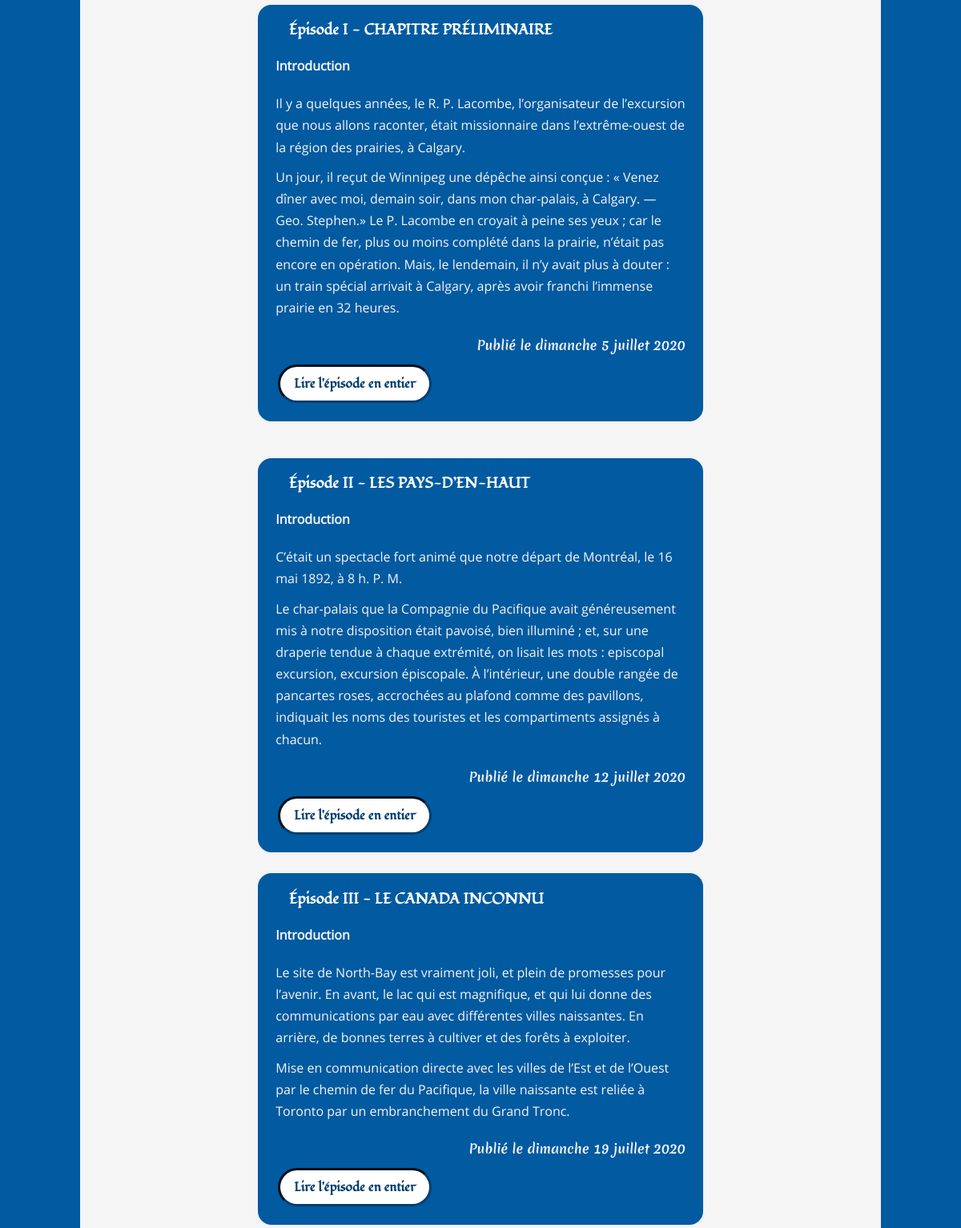
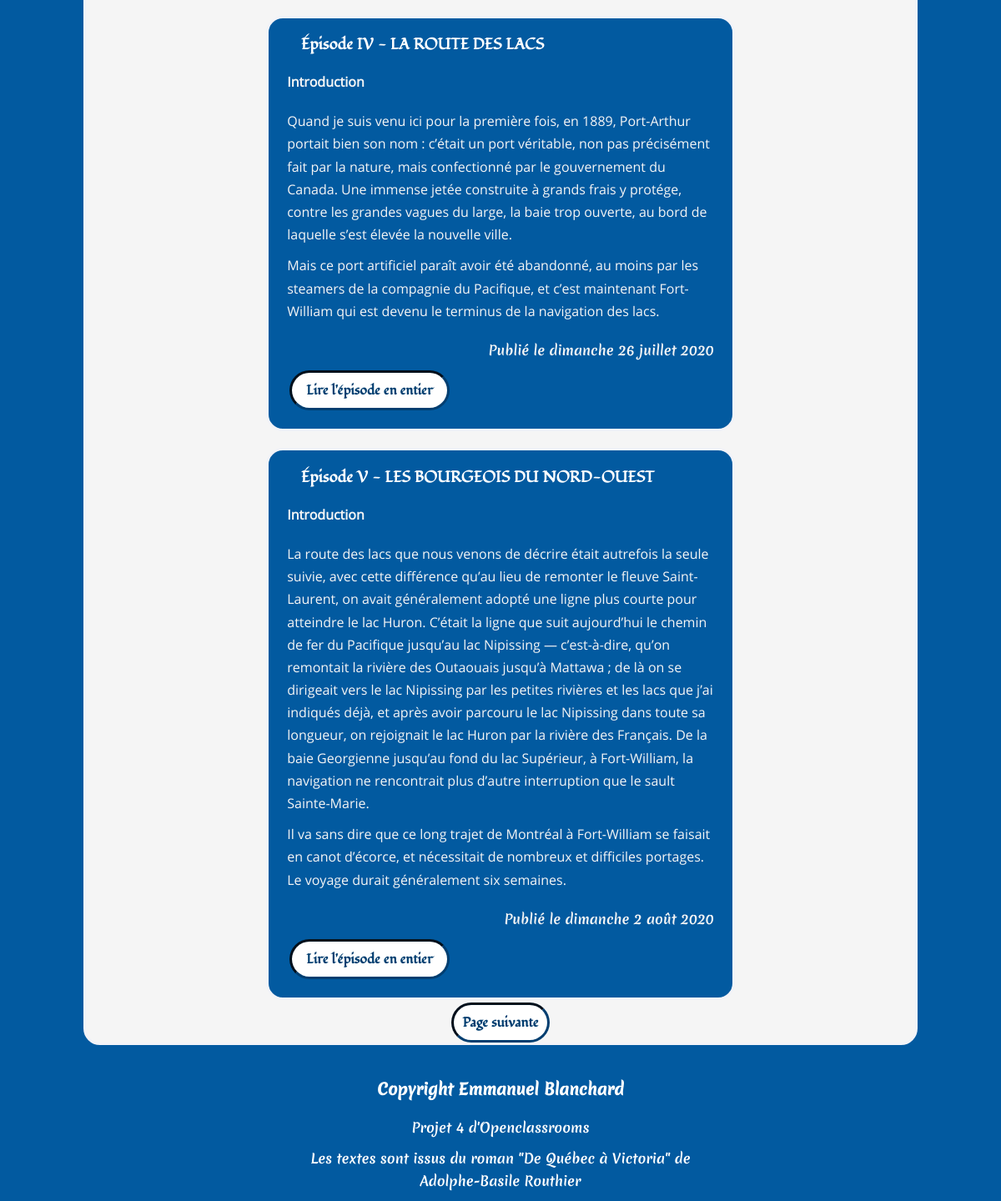
/index.php?action=listOfPosts (lower part), run on an earlier commit of the app's database (2 pictures, top to bottom).
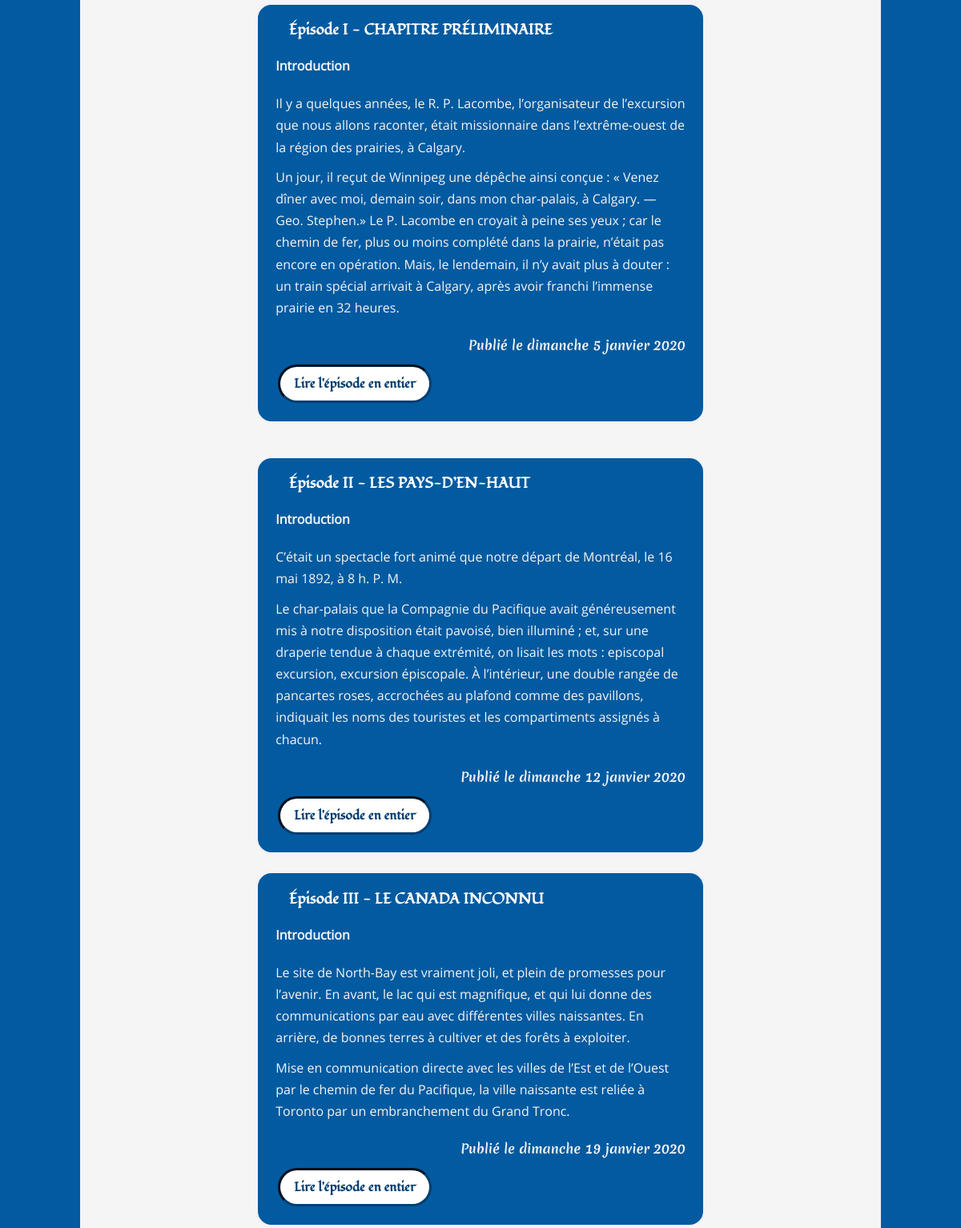
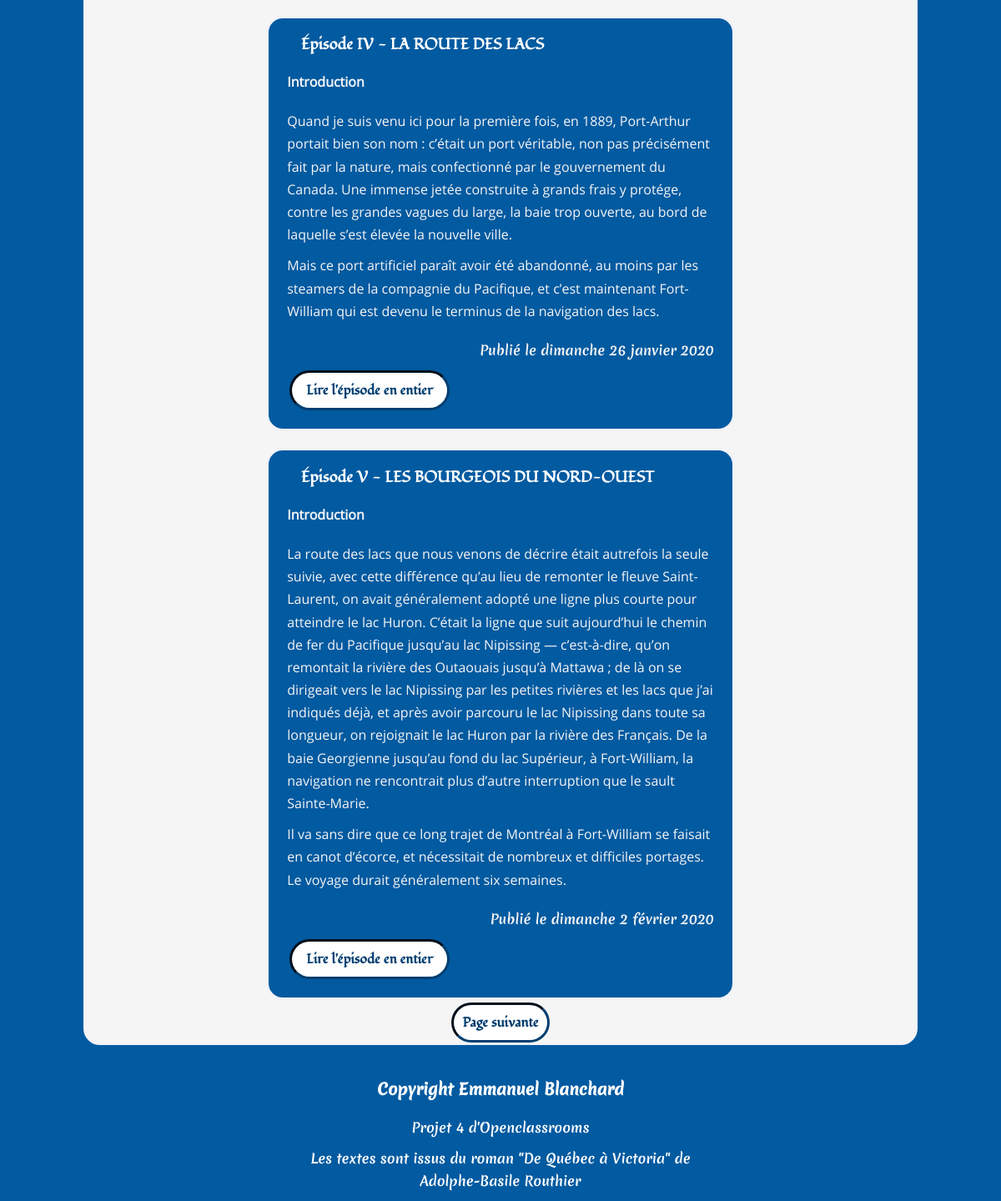
And on a later commit of the database (2 pictures, top to bottom).
### tables this page shows
CREATE TABLE IF NOT EXISTS `Posts` (
  `id` int(11) NOT NULL AUTO_INCREMENT,
  `chapter` SMALLINT(1) UNSIGNED NOT NULL,
  `title` varchar(255) NOT NULL,
  `introduction` text NOT NULL,
  `content` text NOT NULL,
  `author` varchar(255) NOT NULL,
  `post_date` datetime NOT NULL,
  PRIMARY KEY (`id`)
);

### src/View/View.php (called while the page is built, shortened)
<?php
class View
{
    public function render(array $data, string $origin): void
    {
        require_once "..\\templates\\${origin}\\${data['template']}.html.php";
        $content = ob_get_clean();
        require_once "..\\templates\\${origin}\\layout.html.php";
    }
}

### src/Controller/Frontoffice/PostController.php (called while the page is built, shortened)
<?php
class PostController
{
    private PostManager $postManager;
    private View $view;
    public function __construct(PostManager $postManager, CommentManager $commentManager, View $view)
    {
        $this->postManager = $postManager;
        $this->view = $view;
    }
    public function displayListOfPosts($currentPage): void
    {
        $nbPostsPerPage = 5;
        $nbTotalPosts = $this->postManager->getNbPosts();
        $nbTotalPages = ceil($nbTotalPosts / $nbPostsPerPage);
        $previousPage = $currentPage<=1 ? null : ($currentPage-1);
        $nextPage = $currentPage>=$nbTotalPages ? null : ($currentPage+1);
        $dataAllPostsPagination = $this->postManager->getListPostsPagination($currentPage, $nbPostsPerPage);
        $this->view->render(['template' => 'listofposts', 'allpostspagination' => $dataAllPostsPagination, 'previouspage' => $previousPage, 'nextpage'=> $nextPage], 'frontoffice');
    }
}

### public/index.php (called while the page is built, shortened)
<?php
$router = new Router();
$router->run();

### src/Model/PostManager.php (called while the page is built, shortened)
<?php
class PostManager
{
    private $database;
    public function __construct(Database $database)
    {
        $this->database = $database->getPdo();
    }
    public function getListPostsPagination(int $currentPage, int $nbPostsPerPage): ?array
    {
        $firstPostPage=($currentPage-1)*$nbPostsPerPage;
        $request = $this->database->prepare('SET lc_time_names = \'fr_FR\';');
        $request->execute();
        $request = $this->database->prepare('SELECT id, title, introduction, CONCAT_WS(\' \', \'le\', DAYNAME(post_date), DAY(post_date), MONTHNAME(post_date), YEAR(post_date)) AS post_date_fr FROM posts ORDER BY post_date ASC LIMIT :firstPostPage, :nbPostsPerPage');
        $request->bindValue(':firstPostPage', $firstPostPage, \PDO::PARAM_INT);
        $request->bindValue(':nbPostsPerPage', $nbPostsPerPage, \PDO::PARAM_INT);
        $request->execute();
        return $request->fetchAll();
    }
}

### src/Service/Database.php (called while the page is built, shortened)
<?php
class Database
{
    private $database;
    public function __construct()
    {
        $this->database = new \PDO('mysql:host=localhost;dbname=openclassrooms_project4;port=3306;charset=utf8mb4', 'root', 'vFaGsjLk8WpkQtxYJ8XZXAf690shjBzW', [
            \PDO::ATTR_ERRMODE => \PDO::ERRMODE_EXCEPTION,
            \PDO::ATTR_DEFAULT_FETCH_MODE => \PDO::FETCH_ASSOC
        ]);
    }
    public function getPdo(): \PDO
    {
        return $this->database;
    }
}

### templates/frontoffice/listofposts.html.php (the view, shortened to what this page needs)
<?php if ($data['allpostspagination'] === null): ?>
    <section>
        <p class="pError"> Erreur : l'affichage de la liste des épisodes n'est pas possible </p>
    </section>
<?php elseif ($data['allpostspagination'] !== null): ?>
    <section>
        <?php foreach($data['allpostspagination'] as $post): ?>
        <article>
            <h3>Épisode <?=$post['title']?></h3>
            <p class="pTitleIntroductionToTheEpisode">Introduction</p>
            <p class="pIntroductionToTheEpisode"><?=$post['introduction']?></p>
            <p class="pCreatedAt">Publié <?=$post['post_date_fr']?> </p>
            <a href="index.php?action=detailOfPost&amp;id=<?=$post['id']?>" class="linkReadTheEntireEpisode">Lire l'épisode en entier</a>
        </article>
    </section>
    <?php endforeach; ?>
    <div class="divLinkPage">
        <?php if ($data['nextpage'] !== null): ?>
            <a href="index.php?action=listOfPosts&page=<?=$data['nextpage']?>" class="linkNextPage">Page suivante</a>
        <?php endif?>
    </div>
<?php endif; ?>

### src/Service/Router.php (shortened to what this page needs)
<?php
class Router
{
    private AdminController $adminController;
    private PostController $postController;
    private CommentController $commentController;
    private array $get;
    private array $post;
    public function __construct()
    {
        $this->database = new Database();
        $this->adminManager = new AdminManager($this->database);
        $this->postManager = new PostManager($this->database);
        $this->commentManager = new CommentManager($this->database);
        $this->view = new View();
        $this->adminController = new AdminController($this->adminManager, $this->postManager, $this->commentManager, $this->view);
        $this->postController = new PostController($this->postManager, $this->commentManager, $this->view);
        $this->commentController = new CommentController($this->postManager, $this->commentManager, $this->view);
        $this->get = $_GET;
        $this->post = $_POST;
    }
    public function run(): void
    {
        $action = isset($this->get['action']) ? $this->get['action'] : 'home';
        if ($action === 'home') {
            $this->postController->displayHomeWithTheLastThreePosts();
        } elseif ($action === 'detailOfPost' && isset($this->get['id'])) {
            $this->postController->displayDetailOfPost((int)$this->get['id']);
        } elseif ($action === 'listOfPosts') {
            $currentPage = isset($this->get['page']) ? (int) $this->get['page'] : 1;
            $this->postController->displayListOfPosts($currentPage);
        } elseif ($action === 'addComment' && isset($this->get['id'])) {
            $this->commentController->addComment((int)$this->get['id'], $this->post);
        } elseif ($action === 'reported' && isset($this->get['commentid'], $this->get['id'])) {
            $this->commentController->reported((int)$this->get['commentid'], (int)$this->get['id']);
        } elseif ($action === 'error' && isset($this->get['id'])) {
            $this->commentController->error((int)$this->get['id']);
        } elseif ($action === 'login') {
            $this->adminController->login($this->post);
        } elseif ($action === 'logout') {
            $this->adminController->logout();
        } elseif ($action === 'blogControlPanel') {
            $this->adminController->blogControlPanel();
        } elseif ($action === 'myProfile') {
            $this->adminController->myProfile();
        } elseif ($action === 'readEpisodes') {
            $this->adminController->readEpisodes();
        } elseif ($action === 'detailEpisode' && isset($this->get['id'])) {
            $this->adminController->detailEpisode((int)$this->get['id']);
        } elseif ($action === 'addEpisode') {
            $this->adminController->addEpisode($this->post);
        } elseif ($action === 'editEpisode' && isset($this->get['id'])) {
            $this->adminController->editEpisode((int)$this->get['id'], $this->post);
        } elseif ($action === 'deleteEpisode') {
            $this->adminController->deleteEpisode((int)$this->get['id'], $this->post);
        } elseif ($action === 'comments') {
            $this->adminController->comments();
        } elseif ($action === 'readComments') {
            $this->adminController->readComments();
        } elseif ($action === 'reportedComments') {
            $this->adminController->reportedComments();
        } elseif ($action === 'approvedComments') {
            $this->adminController->approvedComments();
        } elseif ($action === 'approveComment' && isset($this->get['id'])) {
            $this->adminController->approveComment((int)$this->get['id']);
        } elseif ($action === 'addComment') {
            $this->adminController->addComment($this->post);
        } elseif ($action === 'deleteComment') {
            $this->adminController->deleteComment((int)$this->get['id'], $this->post);
        } else {
            echo "Error 404 - cette page n'existe pas<br><a href=http://localhost:8000/?action=home>Aller Ici</a>";
        }
    }
}

### templates/frontoffice/layout.html.php (shortened to what this page needs)
<!DOCTYPE html>
<html lang="fr">
    <head>
        <link rel="stylesheet" type="text/css" href="css/style.css">
    </head>
    <body>
        <main>
            <?=$content?>
        </main>
        <footer class="footer text-center">
            <h3>Copyright Emmanuel Blanchard</h3>
            <p>Projet 4 d'Openclassrooms</p>
            <p>Les textes sont issus du roman "De Québec à Victoria" de
                Adolphe-Basile Routhier</p>
        </footer>
    </body>
</html>

### public/css/style.css (style rules this page uses)
html { font-size: 100%; font-family: 'merienda_oneregular', Arial, sans-serif, serif; font-weight: 400; color: #FFF; box-sizing: border-box; }
*, *::before, *::after { box-sizing: inherit; }
html, body { margin:0; padding:0; }
body { font-size: 1rem; background-color: #025AA0; display: flex; flex-direction: column; align-items: center; }
a { color: white; text-decoration: none; }
main { display: flex; flex-direction: column; align-items: center; margin: 20px; }
article { display: flex; flex-direction: column; margin-top: 20px; color: whitesmoke; border: 3px solid rgb(242, 243, 248); border-radius: 20px; background-color: #025AA0; }
article:last-child { margin-bottom: 20px; }
article h3, article h4, article h5 { color: #FFF; padding-left: 7%; font-family: 'fondamentoregular', Arial, sans-serif, serif; }
p { line-height: 1.7; padding: 0 4%; margin-top: 0; margin-bottom: 10px; font-family: 'open_sansregular'; }
.pTitleIntroductionToTheEpisode, .pComment { font-weight: 600; }
.pIntroductionToTheEpisode { font-family: 'ralewayregular','open_sansregular', sans-serif; }
.pCreatedAt { font-family: 'merienda_oneregular', Arial, sans-serif, serif; text-align: end; }
.linkToTheRestOfThePost, .linkReadTheEntireEpisode, .inputTypeSubmitPublishComment, .linkToTheReportOfThePostComment, .inputTypeSubmitValidateLogin, .inputTypeSubmitRenewPassword , .inputTypeSubmitChangePassword, .inputTypeSubmitSaveDraft, .inputTypeSubmitPreview, .inputTypeSubmitPublish, .homeTab, .myProfileTab, .episodeListTab, .createAnEpisodeTab, .commentsTab, .logoutTab { width: 8rem; text-align: center; transition: border 1.3s ease, background-color 1.3s ease, color 0.7s ease; background-color: #FFF; color: #013E70; border: inset #013E70; border-radius: 2em; padding: 10px 10px; font-weight: 600; font-family: 'fondamentoregular', Arial, sans-serif, serif; margin-left: 4.5%; margin-bottom: 4%; align-self: flex-start; }
.linkReadTheEntireEpisode { width: 12rem; }
.divLinkPage { display: flex; }
.linkPreviousPage, .linkNextPage { display: inline-flex; transition: border 1.3s ease, background-color 1.3s ease, color 0.7s ease; background-color: #FFF; color: #013E70; border: inset #013E70; border-radius: 2em; padding: 10px 10px; font-weight: 600; font-family: 'fondamentoregular', Arial, sans-serif, serif; margin-top: 2.5%; }
footer { display: flex; flex-direction: column; align-items: center; }
footer p { text-align: center; font-family: 'merienda_oneregular', Arial, sans-serif, serif; }
@media all and (min-width: 600px) and (min-resolution: 1dppx) { p { width: 556px; } }
@media all and (min-width: 1024px) and (min-resolution: 1dppx) { main { width: 1000px; border: 3px solid rgb(242, 243, 248); border-radius: 20px; background-color: #f5f5f5; } }
@media all and (min-width: 1024px) and (min-resolution: 1dppx) { footer p { color: rgb(255, 255, 255); } }

What changed in the data, as far as the page shows it:
changed posts "I - CHAPITRE PRÉLIMINAIRE": post_date_fr "le dimanche 5 juillet 2020" → "le dimanche 5 janvier 2020"
changed posts "II - LES PAYS-D’EN-HAUT": post_date_fr "le dimanche 12 juillet 2020" → "le dimanche 12 janvier 2020"
changed posts "III - LE CANADA INCONNU": post_date_fr "le dimanche 19 juillet 2020" → "le dimanche 19 janvier 2020"
changed posts "IV - LA ROUTE DES LACS": post_date_fr "le dimanche 26 juillet 2020" → "le dimanche 26 janvier 2020"
changed posts "V - LES BOURGEOIS DU NORD-OUEST": post_date_fr "le dimanche 2 août 2020" → "le dimanche 2 février 2020"
